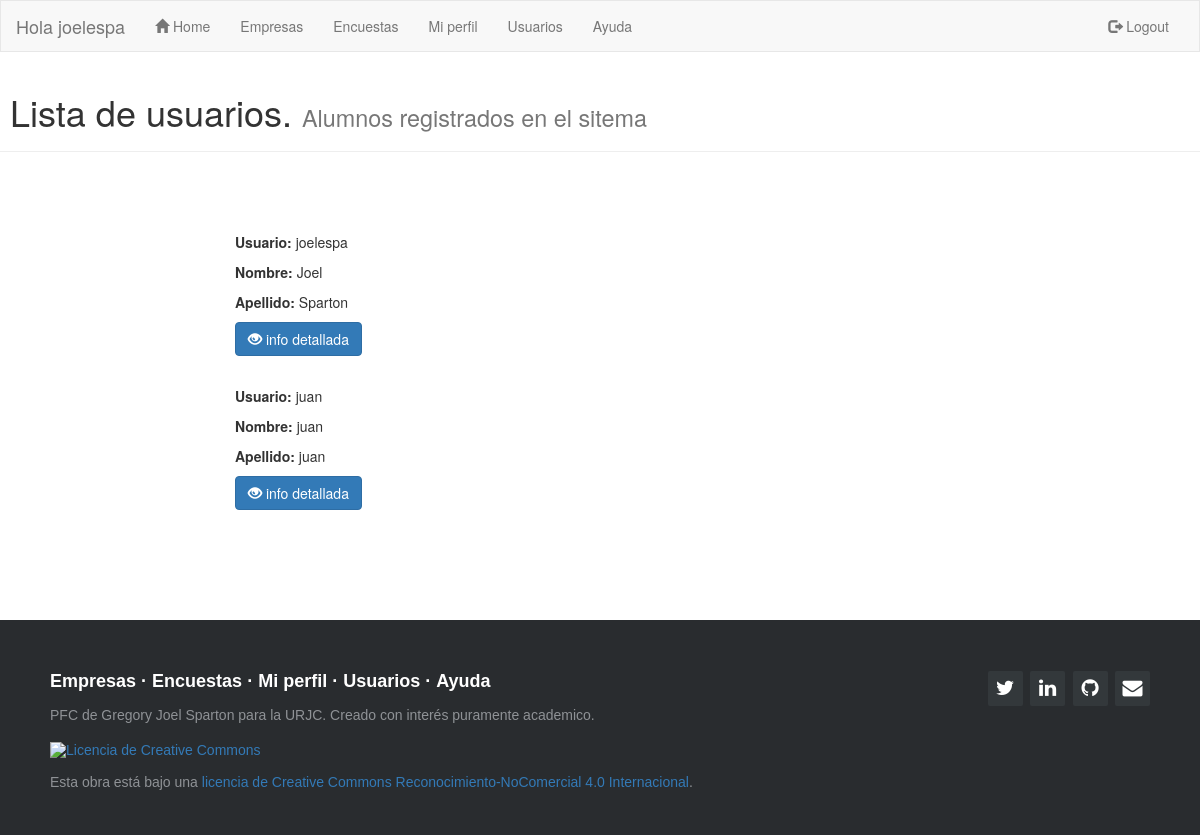
The app's page /usuarios/ (signed in) with its own data.
### sopa/models.py (models this page shows)
class usuarios (AbstractUser):
    id_grado = models.IntegerField(null=True,blank=True,default='0')

### sopa/views.py (the view)
# urls.py: url(r'^usuarios/$', views.lista_usuarios, name='lista_usuarios'),
@login_required
def lista_usuarios(request):
    usuario = usuarios.objects.all()
    return render(request, 'sopa/lista_alumnos.html', {'titulo': 'SOPA lista usuarios' ,'alumnos' : usuario})

### sopa/templates/sopa/lista_alumnos.html
{% extends "sopa/index.html" %}
{% block content %}
<div class="page-header">
  <h1>&nbsp;Lista de usuarios. <small>Alumnos registrados en el sitema</small></h1>
</div>
<div class="container">
    <br />
    <br />
    <br />
 <div class ="col-md-8 col-md-offset-2">
{% for alumno in alumnos %}
  <p><b> Usuario:</b> {{alumno.username}} </p>
  <p><b> Nombre:</b> {{alumno.first_name}} </p>
  <p><b> Apellido:</b> {{alumno.last_name}} </p>
  <p><a href= '/usuarios/{{alumno.username}}' class="btn btn-primary" role="button">
    <span class="glyphicon glyphicon-eye-open" aria-hidden="true"></span>    info detallada</a></span></p>
  <br>
{% endfor %}
</div>
</div>
{% endblock content %}

### sopa/templates/sopa/index.html (shortened to what this page needs)
{% load staticfiles %}
<!DOCTYPE html>
<html lang="en">
<head>
  <link rel="stylesheet" href="https://maxcdn.bootstrapcdn.com/bootstrap/3.3.7/css/bootstrap.min.css">
  <link rel="stylesheet" href="{% static 'css/sopa.css' %}">
  <link href="//maxcdn.bootstrapcdn.com/font-awesome/4.1.0/css/font-awesome.min.css" rel="stylesheet">
</head>
  <nav class="navbar navbar-default">
    <div class="container-fluid">
      <div class="navbar-header">
        <a class="navbar-brand" >Hola {{ user.username }}</a>
      </div>
      <div class="collapse navbar-collapse" id="myNavbar">
        <ul class="nav navbar-nav">
          <li><a href="/"><span class="glyphicon glyphicon-home" aria-hidden="true"></span> Home</a></li>
          <li><a title="Empresas" href="/empresas">Empresas</a></li>
          <li><a title="Encuestas" href="/encuesta">Encuestas</a></li>
          <li><a title="Mi perfil" href="/usuarios/miperfil">Mi perfil</a></li>
          <li><a title="Usuarios" href="/usuarios">Usuarios</a></li>
          <li><a title="Ayuda" href="/ayuda">Ayuda</a></li>
        </ul>
        <ul class="nav navbar-nav navbar-right">
          {% if user.is_authenticated %}
          <li><a href="/logout"><span class="glyphicon glyphicon-log-out"></span> Logout</a></li>
          {% else %}
          <li><a href="/login"><span class="glyphicon glyphicon-log-in"></span> Sing In</a></li>
          {% endif %}
        </ul>
      </div>
  </div>
</nav>
<body>
{% block content %}
{% endblock content %}
</body>
<footer class="footer-distributed">
  <div class="footer-right">
    <a href="https://twitter.com/joelespa"><i class="fa fa-twitter"></i></a>
    <a href="https://www.linkedin.com/in/joel-sparton-05886665/"><i class="fa fa-linkedin"></i></a>
    <a href="https://github.com/joelespa"><i class="fa fa-github"></i></a>
    <a href="mailto:joelespa@hotmail.com"><i class="fa fa-envelope" aria-hidden="true"></i>
  </div>
  <div class="footer-left">
    <p class="footer-links">
      <a href="/empresas">Empresas</a>
      ·
      <a href="/encuesta">Encuestas</a>
      ·
      <a href="/usuarios/miperfil">Mi perfil</a>
      ·
      <a href="/usuarios">Usuarios</a>
      ·
      <a href="/ayuda">Ayuda</a>
    </p>
    <p>PFC de Gregory Joel Sparton para la URJC. Creado con interés puramente academico.</p><br>
    <p><a rel="license" href="http://creativecommons.org/licenses/by-nc/4.0/"><img alt="Licencia de Creative Commons" style="border-width:0" src="https://i.creativecommons.org/l/by-nc/4.0/88x31.png" /></a><br><br>Esta obra está bajo una <a rel="license" href="http://creativecommons.org/licenses/by-nc/4.0/">licencia de Creative Commons Reconocimiento-NoComercial 4.0 Internacional</a>.</p>
  </div>
</footer>

### sopa/static/css/sopa.css (style rules this page uses)
.navbar { margin-bottom: 0; border-radius: 0; }
.footer-distributed { background-color: #292c2f; box-shadow: 0 1px 1px 0 rgba(0, 0, 0, 0.12); box-sizing: border-box; width: 100%; text-align: left; font: normal 16px sans-serif; padding: 45px 50px; margin-top: 80px; }
.footer-distributed .footer-left p { color: #8f9296; font-size: 14px; margin: 0; }
.footer-distributed p.footer-links { font-size:18px; font-weight: bold; color: #ffffff; margin: 0 0 10px; padding: 0; }
.footer-distributed p.footer-links a { display:inline-block; line-height: 1.8; text-decoration: none; color: inherit; }
.footer-distributed .footer-right { float: right; margin-top: 6px; max-width: 180px; }
.footer-distributed .footer-right a { display: inline-block; width: 35px; height: 35px; background-color: #33383b; border-radius: 2px; font-size: 20px; color: #ffffff; text-align: center; line-height: 35px; margin-left: 3px; }

### records on screen
usuarios: username "joelespa", first_name "Joel", last_name "Sparton"
usuarios: username "juan", first_name "juan", last_name "juan"
